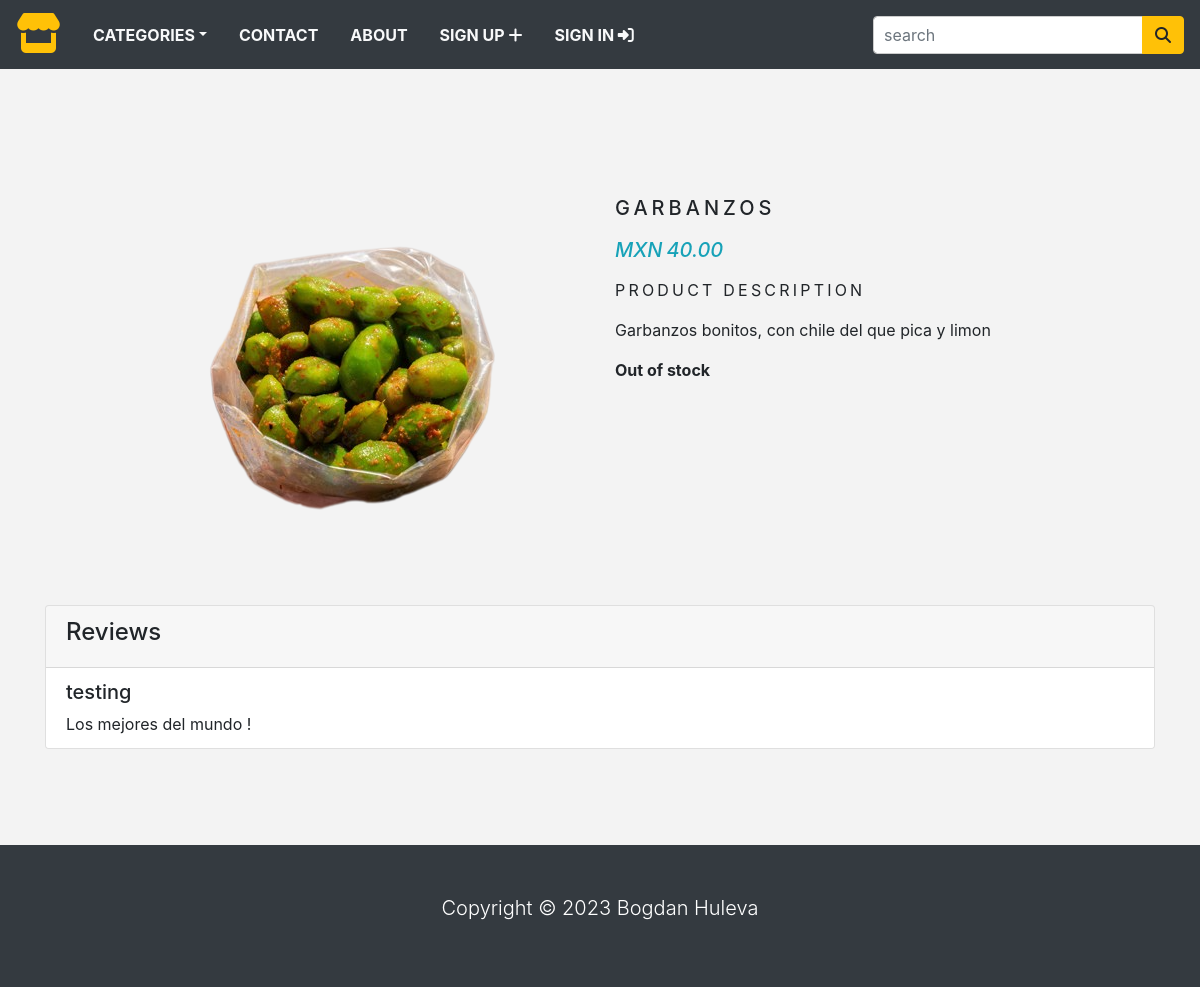
The page /category/food/garbanzos on the database as committed earlier.
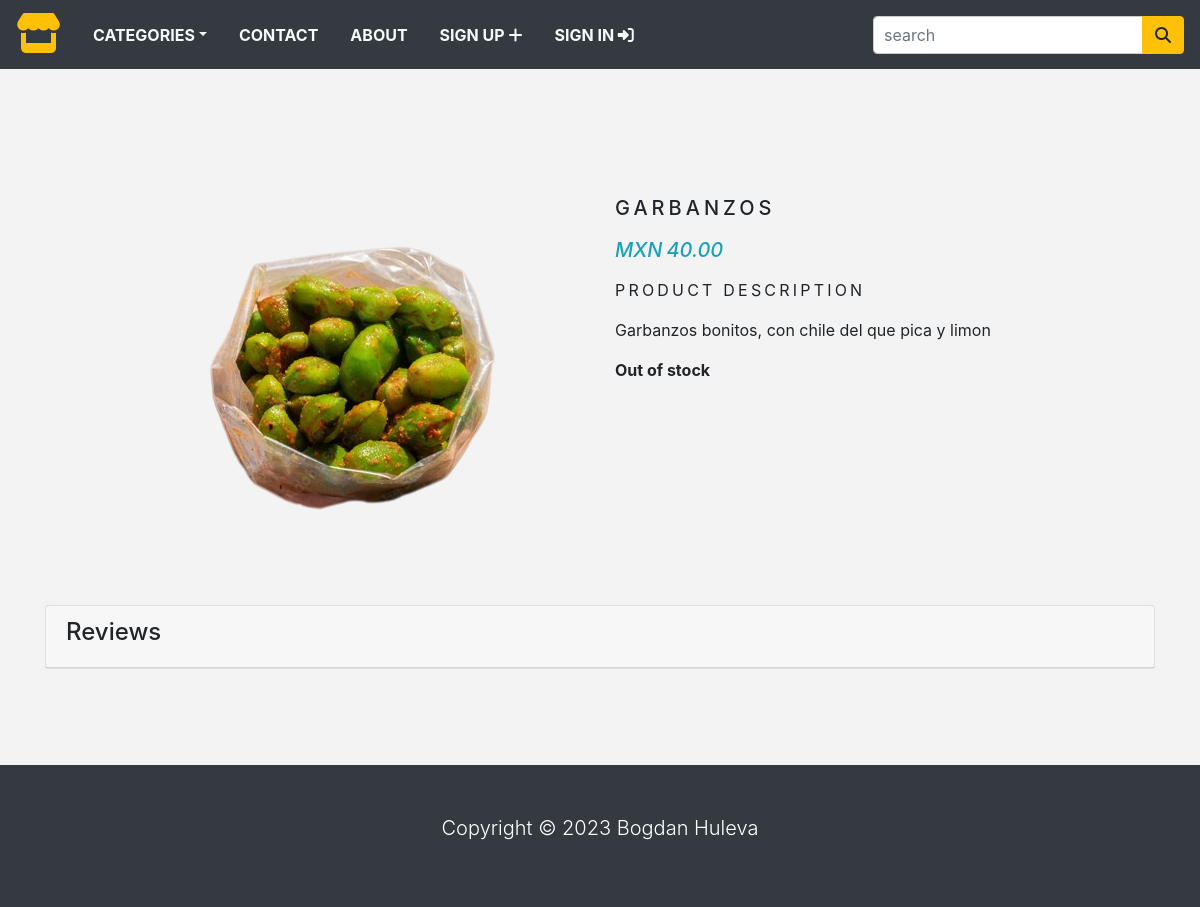
The same page on the database as committed later.
### store/models.py (models this page shows, shortened)
class Review(models.Model):
    product = models.ForeignKey(Product, on_delete=models.CASCADE)
    user = models.ForeignKey(User, on_delete=models.CASCADE)
    content = models.CharField(max_length=500)

### store/views.py (the view)
# urls.py: path('category/<slug:category_slug>/<slug:product_slug>', views.productPage, name="product_detail"),
def productPage(request, category_slug, product_slug):
    try:
        product = Product.objects.get(category__slug=category_slug, slug=product_slug)
    except Exception as e:
        raise e
    if request.method == 'POST' and request.user.is_authenticated and request.POST['content'].strip() != '':
        Review.objects.create(product=product,
                              user=request.user,
                              content=request.POST['content'])
    reviews = Review.objects.filter(product=product)
    return render(request, 'product.html', {'product': product, 'reviews': reviews})

### store/context_processors.py (called while the page is built)
def counter(request):
    item_count = 0
    if 'admin' in request.path:
        return {}
    else:
        try:
            cart = Cart.objects.filter(cart_id=_cart_id(request))
            cart_items = CartItem.objects.all().filter(cart=cart[:1])
            for cart_item in cart_items:
                item_count += cart_item.quantity
        except Cart.DoesNotExist:
            item_count = 0
    return dict(item_count = item_count)

def menu_links(request):
    links = Category.objects.all()
    return dict(links=links)

### store/models.py (called while the page is built)
    def get_url(self):
        return reverse('products_by_category', args=[self.slug])

### store/views.py (called while the page is built)
def _cart_id(request):
    cart = request.session.session_key
    if not cart:
        cart = request.session.create()
    return cart

### store/templates/product.html (shortened to what this page needs)
{% extends 'base.html' %}
{% load static %}
{% block content %}
<div class="container py-5">
    <div class="row mt-5">
        <div class="col-10 mx-auto col-md-6 my-3">
            <img src="{{product.image.url}}" alt="">
        </div>
        <div class="col-10 mx-auto col-md-6 my-3">
            <div>
                <h1 class="product_title">{{product.name}}</h1>
                <h5 class="text-info font-italic mb-3">
                    <span class = "mr-1">MXN</span>{{product.price}}
                </h5>
                <p class="product_description">Product Description</p>
                <p class="text-justify product-text">{{product.description}}</p>
                {% if product.stock <= 0 %}
                <p class="text-justify product-text"><b>Out of stock</b></p>
                {% else %}
                <a href="{% url 'add_cart' product.id %}">
                <button type="button" name="button" class="btn btn-secondary">Add to Cart</button>
                </a>
                {% endif %}
            </div>
        </div>
    </div>
    <div class="card">
        <div class="card-header">
          <h4>Reviews</h4>
        </div>
        {% if reviews.count > 0 %}
        <ul class="list-group list-group-flush">
            {% for review in reviews %}
                    <li class="list-group-item"><h5>{{ review.user.username }}</h5>
                    <p class="card-text">{{ review.content }}</p>
                    </li>
            {% endfor %}
        </ul>
        {% endif %}
      </div>
</div>
{% endblock %}

Rows that differ between the two databases and show on the page:
removed Review: user.username "testing", content "Los mejores del mundo !"
